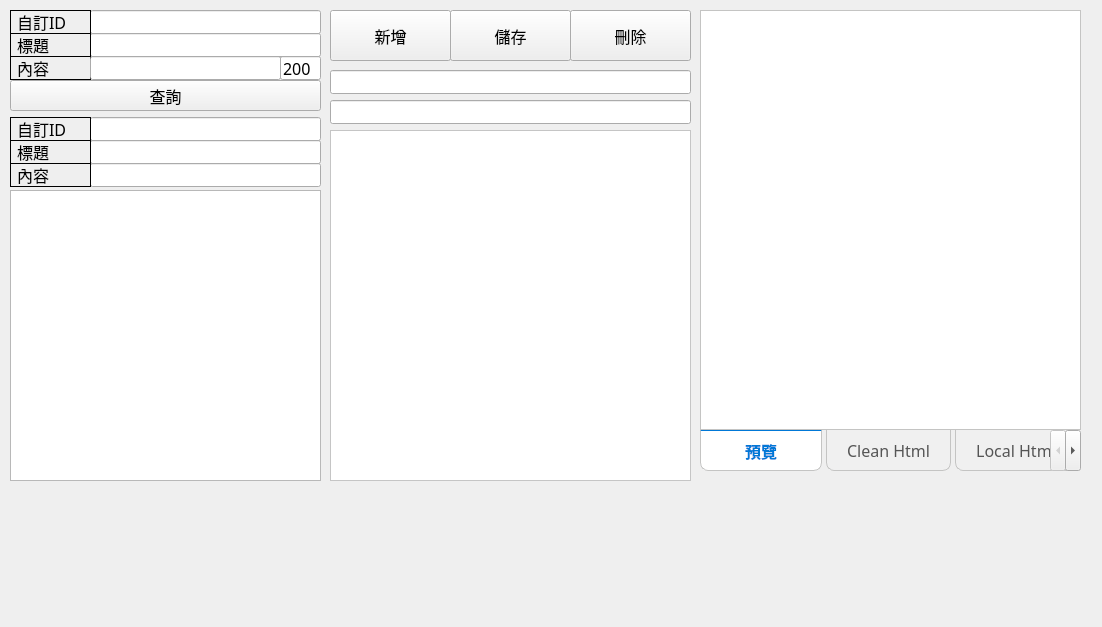
<?xml version="1.0" encoding="UTF-8"?>
<ui version="4.0">
 <class>MainWindow</class>
 <widget class="QMainWindow" name="MainWindow">
  <property name="geometry">
   <rect>
    <x>0</x>
    <y>0</y>
    <width>1102</width>
    <height>627</height>
   </rect>
  </property>
  <property name="windowTitle">
   <string>MainWindow</string>
  </property>
  <widget class="QWidget" name="centralwidget">
   <widget class="QPlainTextEdit" name="editor_input">
    <property name="geometry">
     <rect>
      <x>330</x>
      <y>130</y>
      <width>361</width>
      <height>351</height>
     </rect>
    </property>
    <property name="font">
     <font>
      <family>Consolas,Monaco,Courier New,monospace</family>
      <pointsize>12</pointsize>
     </font>
    </property>
    <property name="styleSheet">
     <string notr="true">QPlainTextEdit {
    /* 強制白色背景 */
    background-color: #ffffff;
    
    /* 加上明確的邊框，或是 border: none，這會打破系統原生樣式 */
    /* border: 1px solid #e1e1e1;  */
    
    color: #000000;
    padding: 2px;
    font-family: &quot;Consolas&quot;, &quot;Monaco&quot;, &quot;Courier New&quot;, monospace;
    font-size: 12pt;
}

/* 確保在一般、聚焦、甚至停用狀態下的顏色都受控 */
QPlainTextEdit:enabled {
    background-color: #ffffff;
}

QPlainTextEdit:focus {
    background-color: #ffffff; /* 如果你不想要灰灰的，這裡也要改回白色 */
    border: 1px solid #0078D7; /* 聚焦時藍色邊框，這很有專業感 */
}</string>
    </property>
    <property name="frameShape">
     <enum>QFrame::StyledPanel</enum>
    </property>
    <property name="frameShadow">
     <enum>QFrame::Sunken</enum>
    </property>
   </widget>
   <widget class="QTabWidget" name="tab_widget">
    <property name="geometry">
     <rect>
      <x>700</x>
      <y>10</y>
      <width>381</width>
      <height>461</height>
     </rect>
    </property>
    <property name="font">
     <font>
      <family>新細明體</family>
      <pointsize>12</pointsize>
     </font>
    </property>
    <property name="styleSheet">
     <string notr="true">/* 1. 設定分頁主體面板 (與下方 Tab 接合處) */
QTabWidget::pane {
    border: 1px solid #C4C4C3;
    background-color: white;
    /* 這裡如果是 Tab 在下方，面板的底邊框可以保留或微調 */
}

/* 2. 設定標籤列基礎樣式 */
QTabBar::tab {
    background: #f0f0f0;
    border: 1px solid #C4C4C3;
    border-top: none;             /* 關鍵：移除上邊框，讓它與上方內容接合 */
    
    /* 圓角設定在下方 */
    border-bottom-left-radius: 8px;
    border-bottom-right-radius: 8px;
    
    /* 寬度控制 */
    min-width: 80px;            /* 設定最小寬度，不會縮成一團 */
    padding: 8px 20px;           /* 左右內距讓標籤隨文字自動撐開 */
    
    margin-right: 4px;
    color: #555;
}

/* 3. 當 Tab 被選中時 (Active) */
QTabBar::tab:selected {
    background: white;
    color: #0078D7;              /* 選中時的文字顏色 */
    font-weight: bold;
    border-top: 2px solid #0078D7; /* 在接合處增加一條線，增加設計感 */
    margin-top: -1px;            /* 往上移動 1px 覆蓋面板邊框 */
}

/* 4. 滑鼠懸停樣式 */
QTabBar::tab:hover:!selected {
    background: #e5e5e5;
}</string>
    </property>
    <property name="tabPosition">
     <enum>QTabWidget::South</enum>
    </property>
    <property name="currentIndex">
     <number>0</number>
    </property>
    <widget class="QWidget" name="tab">
     <attribute name="title">
      <string>預覽</string>
     </attribute>
    </widget>
    <widget class="QWidget" name="tab_4">
     <attribute name="title">
      <string>Clean Html</string>
     </attribute>
     <widget class="QPlainTextEdit" name="clean_html_view">
      <property name="geometry">
       <rect>
        <x>20</x>
        <y>20</y>
        <width>181</width>
        <height>161</height>
       </rect>
      </property>
      <property name="styleSheet">
       <string notr="true">QPlainTextEdit {
    /* 背景顏色：深灰色或淺灰色，這裡選用輕量感的淺灰 */
    background-color: #f8f9fa;
    
    /* 文字顏色 */
    color: #24292e;
    
    /* 邊距：讓程式碼不要貼邊 (上 右 下 左) */
    padding: 15px;
    
    /* 移除邊框（因為 tab_widget 已經有框了） */
    border: none;
    
    /* 寫程式專用字體：優先順序為 Consolas -&gt; Monaco -&gt; 等寬字型 */
    font-family: &quot;Consolas&quot;, &quot;Monaco&quot;, &quot;Courier New&quot;, monospace;
    
    /* 字體大小 12pt */
    font-size: 12pt;
    
}

/* 選取文字時的顏色 */
QPlainTextEdit:focus {
    background-color: #f0f1f2;
}</string>
      </property>
      <property name="frameShape">
       <enum>QFrame::NoFrame</enum>
      </property>
      <property name="frameShadow">
       <enum>QFrame::Plain</enum>
      </property>
     </widget>
    </widget>
    <widget class="QWidget" name="tab_2">
     <attribute name="title">
      <string>Local Html</string>
     </attribute>
     <widget class="QPlainTextEdit" name="html_code_view">
      <property name="geometry">
       <rect>
        <x>20</x>
        <y>10</y>
        <width>491</width>
        <height>201</height>
       </rect>
      </property>
      <property name="font">
       <font>
        <family>Consolas,Monaco,Courier New,monospace</family>
        <pointsize>12</pointsize>
       </font>
      </property>
      <property name="styleSheet">
       <string notr="true">QPlainTextEdit {
    /* 背景顏色：深灰色或淺灰色，這裡選用輕量感的淺灰 */
    background-color: #f8f9fa;
    
    /* 文字顏色 */
    color: #24292e;
    
    /* 邊距：讓程式碼不要貼邊 (上 右 下 左) */
    padding: 15px;
    
    /* 移除邊框（因為 tab_widget 已經有框了） */
    border: none;
    
    /* 寫程式專用字體：優先順序為 Consolas -&gt; Monaco -&gt; 等寬字型 */
    font-family: &quot;Consolas&quot;, &quot;Monaco&quot;, &quot;Courier New&quot;, monospace;
    
    /* 字體大小 12pt */
    font-size: 12pt;
    
}

/* 選取文字時的顏色 */
QPlainTextEdit:focus {
    background-color: #f0f1f2;
}</string>
      </property>
      <property name="frameShape">
       <enum>QFrame::NoFrame</enum>
      </property>
      <property name="frameShadow">
       <enum>QFrame::Plain</enum>
      </property>
      <property name="readOnly">
       <bool>true</bool>
      </property>
     </widget>
    </widget>
    <widget class="QWidget" name="tab_3">
     <attribute name="title">
      <string>Style</string>
     </attribute>
     <widget class="QPlainTextEdit" name="style_code_view">
      <property name="geometry">
       <rect>
        <x>50</x>
        <y>80</y>
        <width>461</width>
        <height>71</height>
       </rect>
      </property>
      <property name="styleSheet">
       <string notr="true">QPlainTextEdit {
    /* 背景顏色：深灰色或淺灰色，這裡選用輕量感的淺灰 */
    background-color: #f8f9fa;
    
    /* 文字顏色 */
    color: #24292e;
    
    /* 邊距：讓程式碼不要貼邊 (上 右 下 左) */
    padding: 15px;
    
    /* 移除邊框（因為 tab_widget 已經有框了） */
    border: none;
    
    /* 寫程式專用字體：優先順序為 Consolas -&gt; Monaco -&gt; 等寬字型 */
    font-family: &quot;Consolas&quot;, &quot;Monaco&quot;, &quot;Courier New&quot;, monospace;
    
    /* 字體大小 12pt */
    font-size: 12pt;
    
}

/* 選取文字時的顏色 */
QPlainTextEdit:focus {
    background-color: #f0f1f2;
}</string>
      </property>
      <property name="frameShape">
       <enum>QFrame::NoFrame</enum>
      </property>
      <property name="frameShadow">
       <enum>QFrame::Plain</enum>
      </property>
      <property name="readOnly">
       <bool>true</bool>
      </property>
     </widget>
    </widget>
   </widget>
   <widget class="QTableWidget" name="article_table">
    <property name="enabled">
     <bool>true</bool>
    </property>
    <property name="geometry">
     <rect>
      <x>10</x>
      <y>190</y>
      <width>311</width>
      <height>291</height>
     </rect>
    </property>
    <property name="sizePolicy">
     <sizepolicy hsizetype="Expanding" vsizetype="Expanding">
      <horstretch>1</horstretch>
      <verstretch>0</verstretch>
     </sizepolicy>
    </property>
    <property name="font">
     <font>
      <family>新細明體</family>
      <pointsize>12</pointsize>
     </font>
    </property>
    <property name="styleSheet">
     <string notr="true">QTableWidget {
    alternate-background-color: #f2f2f2; /* 隔行背景顏色 */
    selection-background-color: #0078d7;  /* 選擇背景顏色 */
}
QHeaderView::section {
    background-color: #f0f0f0; /* 表頭背景顏色 */
}</string>
    </property>
    <property name="alternatingRowColors">
     <bool>true</bool>
    </property>
    <property name="columnCount">
     <number>0</number>
    </property>
    <attribute name="verticalHeaderDefaultSectionSize">
     <number>24</number>
    </attribute>
   </widget>
   <widget class="QLineEdit" name="f_title">
    <property name="geometry">
     <rect>
      <x>90</x>
      <y>140</y>
      <width>231</width>
      <height>24</height>
     </rect>
    </property>
    <property name="font">
     <font>
      <family>新細明體</family>
      <pointsize>12</pointsize>
     </font>
    </property>
    <property name="text">
     <string/>
    </property>
   </widget>
   <widget class="QLineEdit" name="w_title">
    <property name="geometry">
     <rect>
      <x>90</x>
      <y>33</y>
      <width>231</width>
      <height>24</height>
     </rect>
    </property>
    <property name="font">
     <font>
      <family>新細明體</family>
      <pointsize>12</pointsize>
     </font>
    </property>
    <property name="text">
     <string/>
    </property>
   </widget>
   <widget class="QLabel" name="label_w_title">
    <property name="geometry">
     <rect>
      <x>10</x>
      <y>33</y>
      <width>81</width>
      <height>24</height>
     </rect>
    </property>
    <property name="font">
     <font>
      <family>新細明體</family>
      <pointsize>12</pointsize>
     </font>
    </property>
    <property name="contextMenuPolicy">
     <enum>Qt::PreventContextMenu</enum>
    </property>
    <property name="styleSheet">
     <string notr="true">QLabel {
    border: 1px solid black; /* 邊框粗細與顏色 */
    padding: 2px;           /* 內邊距 */
}</string>
    </property>
    <property name="text">
     <string>標題</string>
    </property>
    <property name="scaledContents">
     <bool>false</bool>
    </property>
   </widget>
   <widget class="QLineEdit" name="f_content">
    <property name="geometry">
     <rect>
      <x>90</x>
      <y>163</y>
      <width>231</width>
      <height>24</height>
     </rect>
    </property>
    <property name="font">
     <font>
      <family>新細明體</family>
      <pointsize>12</pointsize>
     </font>
    </property>
    <property name="text">
     <string/>
    </property>
   </widget>
   <widget class="QLabel" name="label_w_content">
    <property name="geometry">
     <rect>
      <x>10</x>
      <y>56</y>
      <width>81</width>
      <height>24</height>
     </rect>
    </property>
    <property name="font">
     <font>
      <family>新細明體</family>
      <pointsize>12</pointsize>
     </font>
    </property>
    <property name="contextMenuPolicy">
     <enum>Qt::PreventContextMenu</enum>
    </property>
    <property name="styleSheet">
     <string notr="true">QLabel {
    border: 1px solid black; /* 邊框粗細與顏色 */
    padding: 2px;           /* 內邊距 */
}</string>
    </property>
    <property name="text">
     <string>內容</string>
    </property>
    <property name="scaledContents">
     <bool>false</bool>
    </property>
   </widget>
   <widget class="QLineEdit" name="w_custom_index">
    <property name="geometry">
     <rect>
      <x>90</x>
      <y>10</y>
      <width>231</width>
      <height>24</height>
     </rect>
    </property>
    <property name="font">
     <font>
      <family>新細明體</family>
      <pointsize>12</pointsize>
     </font>
    </property>
    <property name="text">
     <string/>
    </property>
   </widget>
   <widget class="QLineEdit" name="w_counts">
    <property name="geometry">
     <rect>
      <x>280</x>
      <y>56</y>
      <width>41</width>
      <height>24</height>
     </rect>
    </property>
    <property name="font">
     <font>
      <family>新細明體</family>
      <pointsize>12</pointsize>
     </font>
    </property>
    <property name="text">
     <string>200</string>
    </property>
   </widget>
   <widget class="QLabel" name="label_w_custom_index">
    <property name="geometry">
     <rect>
      <x>10</x>
      <y>10</y>
      <width>81</width>
      <height>24</height>
     </rect>
    </property>
    <property name="font">
     <font>
      <family>新細明體</family>
      <pointsize>12</pointsize>
     </font>
    </property>
    <property name="contextMenuPolicy">
     <enum>Qt::PreventContextMenu</enum>
    </property>
    <property name="styleSheet">
     <string notr="true">QLabel {
    border: 1px solid black; /* 邊框粗細與顏色 */
    padding: 2px;           /* 內邊距 */
}</string>
    </property>
    <property name="text">
     <string>自訂ID</string>
    </property>
    <property name="scaledContents">
     <bool>false</bool>
    </property>
   </widget>
   <widget class="QLineEdit" name="f_custom_index">
    <property name="geometry">
     <rect>
      <x>90</x>
      <y>117</y>
      <width>231</width>
      <height>24</height>
     </rect>
    </property>
    <property name="font">
     <font>
      <family>新細明體</family>
      <pointsize>12</pointsize>
     </font>
    </property>
    <property name="text">
     <string/>
    </property>
   </widget>
   <widget class="QLineEdit" name="w_content">
    <property name="geometry">
     <rect>
      <x>90</x>
      <y>56</y>
      <width>191</width>
      <height>24</height>
     </rect>
    </property>
    <property name="font">
     <font>
      <family>新細明體</family>
      <pointsize>12</pointsize>
     </font>
    </property>
    <property name="text">
     <string/>
    </property>
   </widget>
   <widget class="QPushButton" name="btn_query">
    <property name="geometry">
     <rect>
      <x>10</x>
      <y>80</y>
      <width>311</width>
      <height>31</height>
     </rect>
    </property>
    <property name="font">
     <font>
      <family>新細明體</family>
      <pointsize>12</pointsize>
     </font>
    </property>
    <property name="focusPolicy">
     <enum>Qt::NoFocus</enum>
    </property>
    <property name="toolTip">
     <string/>
    </property>
    <property name="text">
     <string>查詢</string>
    </property>
   </widget>
   <widget class="QLabel" name="label_f_content">
    <property name="geometry">
     <rect>
      <x>10</x>
      <y>163</y>
      <width>81</width>
      <height>24</height>
     </rect>
    </property>
    <property name="font">
     <font>
      <family>新細明體</family>
      <pointsize>12</pointsize>
     </font>
    </property>
    <property name="contextMenuPolicy">
     <enum>Qt::PreventContextMenu</enum>
    </property>
    <property name="styleSheet">
     <string notr="true">QLabel {
    border: 1px solid black; /* 邊框粗細與顏色 */
    padding: 2px;           /* 內邊距 */
}</string>
    </property>
    <property name="text">
     <string>內容</string>
    </property>
    <property name="scaledContents">
     <bool>false</bool>
    </property>
   </widget>
   <widget class="QLabel" name="label_f_custom_index">
    <property name="geometry">
     <rect>
      <x>10</x>
      <y>117</y>
      <width>81</width>
      <height>24</height>
     </rect>
    </property>
    <property name="font">
     <font>
      <family>新細明體</family>
      <pointsize>12</pointsize>
     </font>
    </property>
    <property name="contextMenuPolicy">
     <enum>Qt::PreventContextMenu</enum>
    </property>
    <property name="styleSheet">
     <string notr="true">QLabel {
    border: 1px solid black; /* 邊框粗細與顏色 */
    padding: 2px;           /* 內邊距 */
}</string>
    </property>
    <property name="text">
     <string>自訂ID</string>
    </property>
    <property name="scaledContents">
     <bool>false</bool>
    </property>
   </widget>
   <widget class="QLabel" name="label_f_title">
    <property name="geometry">
     <rect>
      <x>10</x>
      <y>140</y>
      <width>81</width>
      <height>24</height>
     </rect>
    </property>
    <property name="font">
     <font>
      <family>新細明體</family>
      <pointsize>12</pointsize>
     </font>
    </property>
    <property name="contextMenuPolicy">
     <enum>Qt::PreventContextMenu</enum>
    </property>
    <property name="styleSheet">
     <string notr="true">QLabel {
    border: 1px solid black; /* 邊框粗細與顏色 */
    padding: 2px;           /* 內邊距 */
}</string>
    </property>
    <property name="text">
     <string>標題</string>
    </property>
    <property name="scaledContents">
     <bool>false</bool>
    </property>
   </widget>
   <widget class="QPushButton" name="btn_save">
    <property name="geometry">
     <rect>
      <x>450</x>
      <y>10</y>
      <width>121</width>
      <height>51</height>
     </rect>
    </property>
    <property name="font">
     <font>
      <family>新細明體</family>
      <pointsize>12</pointsize>
     </font>
    </property>
    <property name="focusPolicy">
     <enum>Qt::NoFocus</enum>
    </property>
    <property name="toolTip">
     <string/>
    </property>
    <property name="text">
     <string>儲存</string>
    </property>
   </widget>
   <widget class="QLineEdit" name="editor_title">
    <property name="geometry">
     <rect>
      <x>330</x>
      <y>100</y>
      <width>361</width>
      <height>24</height>
     </rect>
    </property>
    <property name="font">
     <font>
      <family>新細明體</family>
      <pointsize>12</pointsize>
     </font>
    </property>
    <property name="text">
     <string/>
    </property>
   </widget>
   <widget class="QPushButton" name="btn_delete">
    <property name="geometry">
     <rect>
      <x>570</x>
      <y>10</y>
      <width>121</width>
      <height>51</height>
     </rect>
    </property>
    <property name="font">
     <font>
      <family>新細明體</family>
      <pointsize>12</pointsize>
     </font>
    </property>
    <property name="focusPolicy">
     <enum>Qt::NoFocus</enum>
    </property>
    <property name="toolTip">
     <string/>
    </property>
    <property name="text">
     <string>刪除</string>
    </property>
   </widget>
   <widget class="QPushButton" name="btn_addnew">
    <property name="geometry">
     <rect>
      <x>330</x>
      <y>10</y>
      <width>121</width>
      <height>51</height>
     </rect>
    </property>
    <property name="font">
     <font>
      <family>新細明體</family>
      <pointsize>12</pointsize>
     </font>
    </property>
    <property name="focusPolicy">
     <enum>Qt::NoFocus</enum>
    </property>
    <property name="toolTip">
     <string/>
    </property>
    <property name="text">
     <string>新增</string>
    </property>
   </widget>
   <widget class="QLineEdit" name="editor_custom_index">
    <property name="geometry">
     <rect>
      <x>330</x>
      <y>70</y>
      <width>361</width>
      <height>24</height>
     </rect>
    </property>
    <property name="font">
     <font>
      <family>新細明體</family>
      <pointsize>12</pointsize>
     </font>
    </property>
    <property name="text">
     <string/>
    </property>
   </widget>
  </widget>
 </widget>
 <tabstops>
  <tabstop>w_custom_index</tabstop>
  <tabstop>w_title</tabstop>
  <tabstop>w_content</tabstop>
  <tabstop>w_counts</tabstop>
  <tabstop>f_custom_index</tabstop>
  <tabstop>f_title</tabstop>
  <tabstop>f_content</tabstop>
  <tabstop>article_table</tabstop>
  <tabstop>editor_custom_index</tabstop>
  <tabstop>editor_title</tabstop>
  <tabstop>editor_input</tabstop>
  <tabstop>tab_widget</tabstop>
  <tabstop>html_code_view</tabstop>
  <tabstop>style_code_view</tabstop>
 </tabstops>
 <resources/>
 <connections/>
</ui>
